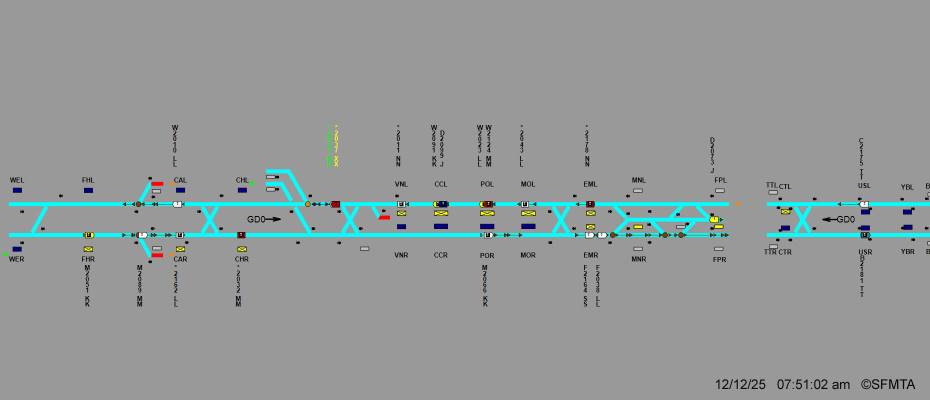
#> input picture tests/images/IMG_9791.jpg, 1860 x 800 px (shown at 1/2 size)
$ python inspect-ocr.py ../tests/images/IMG_9791.jpg 5 100
#> lines starting #> are read from the running program, lines starting #| are printed output that depends on the picture; after the words box and inside, x2 and y2 are one past the last pixel; in counts of white or black regions, pixels touching at a corner belong together
### lib/train_detector.py
"""
Train identifier detection using OCR.

Detects train IDs (e.g., "L1234M") from Muni status images using Tesseract OCR.
Optimized for speed with single preprocessing pass per text column.
"""

import cv2
import dataclasses
import numpy as np
import re

try:
    import pytesseract
    TESSERACT_AVAILABLE = True
except ImportError:
    TESSERACT_AVAILABLE = False

# Tesseract OCR configuration for consistent results across environments
# --oem 3: Use default OCR engine mode (LSTM + legacy, most compatible)
# --psm 6: Assume a single uniform block of text
# Note: Character whitelist removed as it can cause detection issues;
# invalid characters are filtered post-OCR in _extract_train_id()
OCR_CONFIG = '--oem 3 --psm 6'

# Train ID pattern
TRAIN_ID_PATTERN = re.compile(r'[A-Z]?\d{4}[A-Z*X]{1,2}')

# Non-revenue train ID pattern (e.g., *442*, *471*, *2206X)
NON_REVENUE_PATTERN = re.compile(r'\*\d{3,4}[X*]')

# Pattern to detect invalid train IDs with all identical digits (e.g., 1111, 0000)
# Real Muni train numbers never have 4 identical digits
INVALID_REPEATED_DIGITS = re.compile(r'(\d)\1{3}')

# Valid Muni train line prefixes (single letter before 4-digit car number)
# Includes: line letters (M, W, B, C, D, F, I, J, K, L, N, S, T) and common OCR variants
# 'E' is included as a common OCR misread of 'F'
# 'A', 'G', 'H', 'O', 'P', 'Q', 'U', 'V', 'Y', 'Z' are NOT valid Muni prefixes
VALID_TRAIN_PREFIXES = set('MBCDEFIJKLNRSTW')

# Valid Muni train suffixes - be permissive but filter obvious OCR errors
# Valid single suffixes: line designators (J, K, L, M, N, S, T) plus X/* markers
# Valid double suffixes: most combinations are valid except unusual ones
VALID_SUFFIX_LETTERS = set('JKLMNSTX*')  # Common suffix characters

# Valid Muni train suffixes
# Single letter: line designators (J, K, L, M, N, S, T) plus X marker
# Double letters: doubled designators (JJ, KK, LL, MM, NN, SS, TT)
VALID_SINGLE_SUFFIXES = set('JKLMNSTX*')
VALID_DOUBLE_SUFFIXES = {'JJ', 'KK', 'LL', 'MM', 'NN', 'SS', 'TT'}


@dataclasses.dataclass
class ContourDiagnostic:
    """Per-contour diagnostic data from symbol detection."""
    x: int
    y: int
    width: int
    height: int
    area: float
    bounding_area: int
    aspect_ratio: float
    rectangularity: float
    fill_ratio: float
    accepted: bool
    rejection_reason: str
    track: str
    track_distance: int = -1
    nearest_track: str = ''


@dataclasses.dataclass
class SymbolDiagnostics:
    """Full diagnostic output from _detect_symbols()."""
    contours: list
    track_band: tuple
    accepted_symbols: list
    track_lines: dict = None


@dataclasses.dataclass
class DetectionDiagnostics:
    """Full pipeline diagnostics from detect_trains()."""
    ocr_trains: list
    symbol_diagnostics: object  # SymbolDiagnostics or None
    symbols_were_run: bool
    merged_trains: list
    detection_method: str  # 'ocr_only' | 'symbols_fallback' | 'hybrid'


# [97 lines left out: functions _clean_suffix, _has_invalid_suffix, _has_suspicious_digits, _has_invalid_prefix, not called in this run]

# Y-bands for text labels
UPPER_TRAIN_BAND = (0.25, 0.48)
LOWER_TRAIN_BAND = (0.56, 0.80)

# Track Y positions
UPPER_TRACK_Y = (0.48, 0.54)
LOWER_TRACK_Y = (0.54, 0.62)


class TrainDetector:
    """Optimized train detector."""

    def __init__(self):
        if not TESSERACT_AVAILABLE:
            print("Warning: pytesseract not installed.")

        self.station_labels = {
            'USL', 'USR', 'YBL', 'YBR', 'CTL', 'CTR', 'TTL', 'TTR',
            'FPL', 'FPR', 'MNL', 'MNR', 'MOR', 'MOL', 'POR', 'POL',
            'CCL', 'CCR', 'VNL', 'VNR', 'CHR', 'CHL', 'CAR', 'CAL',
            'FHR', 'FHL', 'WER', 'WEL', 'EMR', 'EML', 'GDL', 'GDR',
            'WPL', 'WPR', 'BPL', 'BPR', 'FSL', 'FSR', 'GLL', 'GLR'
        }

    # [1386 lines left out: functions detect_trains, _ocr_at_symbol, _ocr_colored_at_position, _detect_by_ocr, _find_train_clusters, _detect_by_components_in_region and 18 more, not called in this run]

### scripts/inspect-ocr.py
#!/usr/bin/env python3
"""
Inspect raw OCR output for a specific x position in a SCADA image.

Useful for debugging train ID detection failures without running the full test
suite. Shows raw Tesseract output and the IDs extracted by _extract_train_ids.

Usage:
    .venv/bin/python scripts/inspect-ocr.py <image_path> <x_position>

Example:
    .venv/bin/python scripts/inspect-ocr.py tests/images/foo.jpg 804
"""
import sys
import cv2
import numpy as np
from pathlib import Path

sys.path.insert(0, str(Path(__file__).parent.parent))

from lib.train_detector import TrainDetector, TESSERACT_AVAILABLE
from lib.config import UPPER_TRAIN_BAND, LOWER_TRAIN_BAND, OCR_CONFIG

if not TESSERACT_AVAILABLE:
    print("Error: Tesseract not installed. Install with: brew install tesseract")
    sys.exit(1)

import pytesseract


def ocr_region(gray, y1, y2, x1, x2):
    """Run OCR on a region using the same preprocessing as _ocr_column."""
    roi = gray[y1:y2, x1:x2]
    if roi.size == 0:
        return ""
    scale = 4
    roi_large = cv2.resize(roi, None, fx=scale, fy=scale, interpolation=cv2.INTER_LANCZOS4)
    _, roi_bin = cv2.threshold(roi_large, 0, 255, cv2.THRESH_BINARY + cv2.THRESH_OTSU)
    return pytesseract.image_to_string(roi_bin, config=OCR_CONFIG)


def main():
    if len(sys.argv) < 3:
        print(__doc__)
        sys.exit(1)

    img_path = sys.argv[1]
    x = int(sys.argv[2])
    half_width = int(sys.argv[3]) if len(sys.argv) > 3 else 20

    img = cv2.imread(img_path)
#> img is the input picture: shape (800, 1860, 3); mean B, G, R 153.1, 153.4, 148.1
    if img is None:
        print(f"Error: Could not read {img_path}")
        sys.exit(1)

    h, w = img.shape[:2]
#> h = 800; w = 1860
    gray = cv2.cvtColor(img, cv2.COLOR_BGR2GRAY)
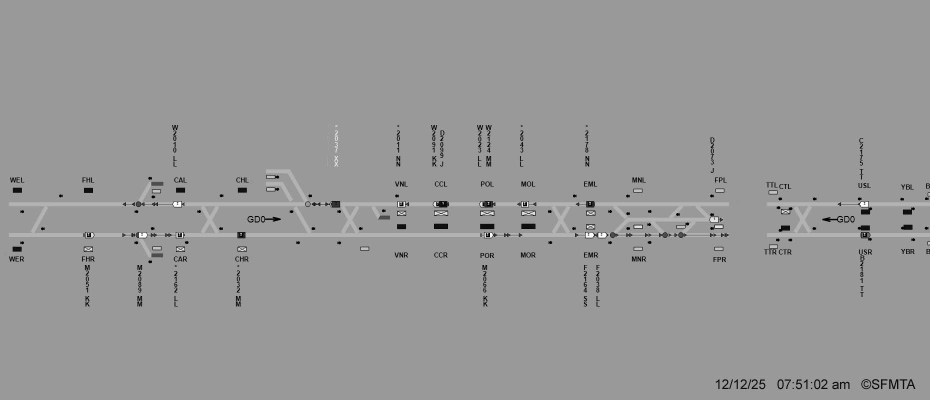
#> gray: shape (800, 1860) (shown at 1/2 size); min 0, max 255, mean 151.8
    x1, x2 = max(0, x - half_width), min(w, x + half_width)
#> x1 = 0; x2 = 105

    td = TrainDetector()

    for band_name, band_pct in [("upper", UPPER_TRAIN_BAND), ("lower", LOWER_TRAIN_BAND)]:
        y1, y2 = int(h * band_pct[0]), int(h * band_pct[1])
        raw = ocr_region(gray, y1, y2, x1, x2)
        ids = td._extract_train_ids(raw)

        print(f"\n--- {band_name} band  y={y1}-{y2}  x={x1}-{x2} ---")
        print(f"Raw OCR : {repr(raw)}")
        print(f"IDs     : {ids if ids else '(none)'}")
#> this loop made 1 pass
#> pass 1, in ocr_region, `roi = gray[y1:y2, x1:x2]`:
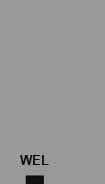
#> roi: shape (184, 105); min 0, max 173, mean 151
#> pass 1, in ocr_region, `_, roi_bin = cv2.threshold(roi_large, 0, 255, cv2.THRESH_BINARY + cv2...`:
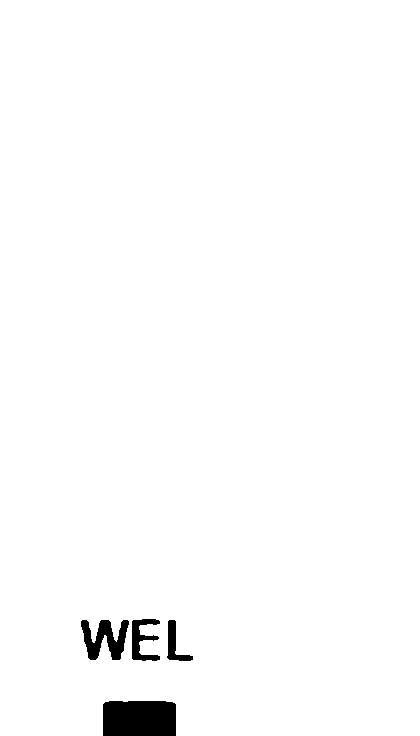
#> roi_bin: shape (736, 420); 98.5% white; 4 black regions, box (x1, y1, x2, y2) and area: (103, 701, 176, 736) 2527, (81, 620, 129, 660) 1072, (132, 619, 160, 661) 605, (167, 620, 193, 661) 410


if __name__ == "__main__":
    main()
#> (the call stopped at in ocr_region, `return pytesseract.image_to_string(roi_bin, config=OCR_CONFIG)`: pytesseract is not available in this run)

$ run again, on tests/images/IMG_9793.jpg
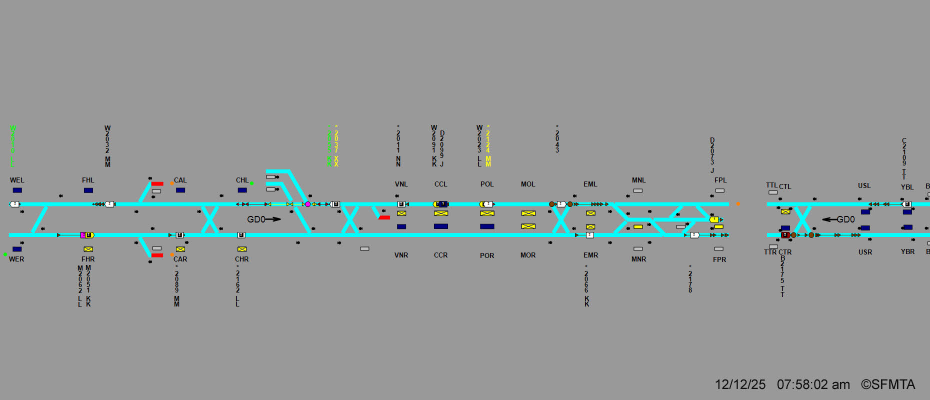
#> input picture tests/images/IMG_9793.jpg, 1860 x 800 px (shown at 1/2 size)
#> in main, img is the input picture: shape (800, 1860, 3); mean B, G, R 153.2, 153.6, 148.2
#> in main, `gray = cv2.cvtColor(img, cv2.COLOR_BGR2GRAY)`:
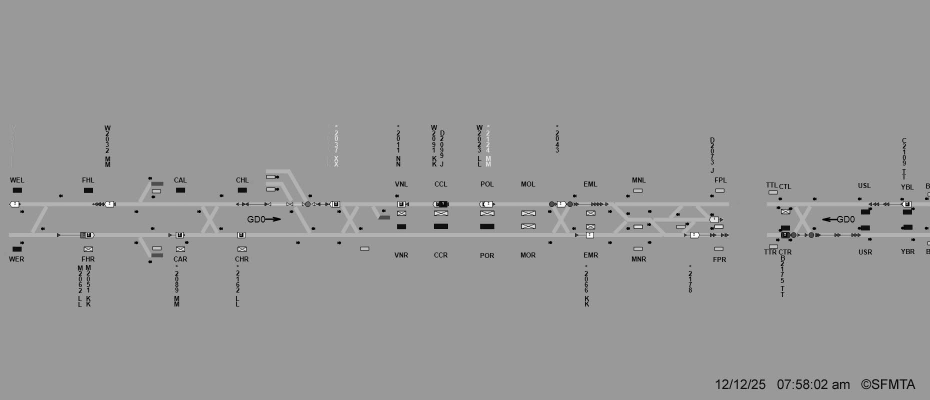
#> gray: shape (800, 1860) (shown at 1/2 size); min 0, max 255, mean 151.9

$ run again, on tests/images/Mimic1_A7SE582P_020126_014806.jpg
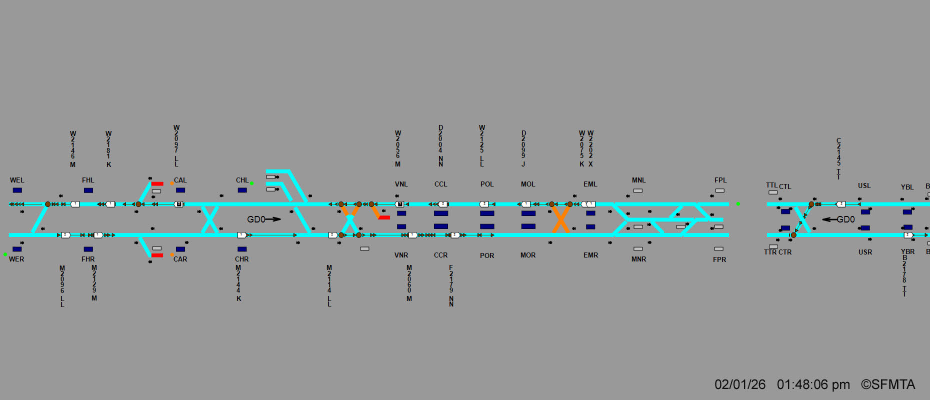
#> input picture tests/images/Mimic1_A7SE582P_020126_014806.jpg, 1860 x 800 px (shown at 1/2 size)
#> in main, img is the input picture: shape (800, 1860, 3); mean B, G, R 153.1, 153, 148.3
#> in main, `gray = cv2.cvtColor(img, cv2.COLOR_BGR2GRAY)`:
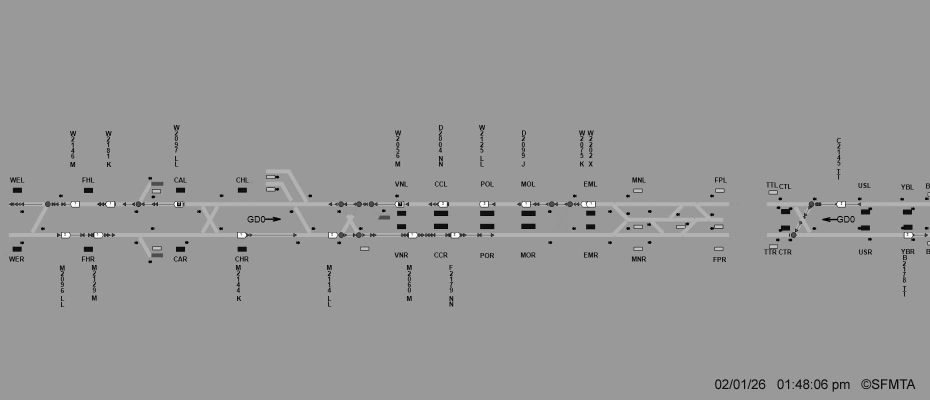
#> gray: shape (800, 1860) (shown at 1/2 size); min 0, max 255, mean 151.6
